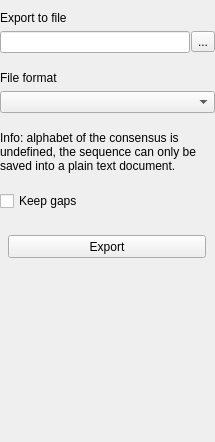
<?xml version="1.0" encoding="UTF-8"?>
<ui version="4.0">
 <class>ExportConsensusWidget</class>
 <widget class="QWidget" name="ExportConsensusWidget">
  <property name="geometry">
   <rect>
    <x>0</x>
    <y>0</y>
    <width>215</width>
    <height>442</height>
   </rect>
  </property>
  <property name="windowTitle">
   <string>Form</string>
  </property>
  <layout class="QVBoxLayout" name="verticalLayout">
   <property name="spacing">
    <number>18</number>
   </property>
   <property name="leftMargin">
    <number>0</number>
   </property>
   <property name="rightMargin">
    <number>0</number>
   </property>
   <item>
    <layout class="QGridLayout" name="gridLayout">
     <property name="horizontalSpacing">
      <number>1</number>
     </property>
     <property name="verticalSpacing">
      <number>6</number>
     </property>
     <item row="0" column="0">
      <widget class="QLabel" name="label_2">
       <property name="text">
        <string>Export to file</string>
       </property>
      </widget>
     </item>
     <item row="1" column="0">
      <widget class="QLineEdit" name="pathLe"/>
     </item>
     <item row="1" column="1">
      <widget class="QToolButton" name="browseBtn">
       <property name="text">
        <string>...</string>
       </property>
      </widget>
     </item>
    </layout>
   </item>
   <item>
    <layout class="QGridLayout" name="gridLayout_2">
     <property name="verticalSpacing">
      <number>6</number>
     </property>
     <item row="0" column="0">
      <widget class="QLabel" name="label">
       <property name="text">
        <string>File format</string>
       </property>
      </widget>
     </item>
     <item row="1" column="0">
      <widget class="QComboBox" name="formatCb"/>
     </item>
    </layout>
   </item>
   <item>
    <layout class="QVBoxLayout" name="verticalLayout_2">
     <property name="bottomMargin">
      <number>6</number>
     </property>
     <item>
      <widget class="QLabel" name="hintLabel">
       <property name="text">
        <string>Info: alphabet of the consensus is undefined, the sequence can only be saved into a plain text document.</string>
       </property>
       <property name="wordWrap">
        <bool>true</bool>
       </property>
      </widget>
     </item>
     <item>
      <widget class="QCheckBox" name="keepGapsChb">
       <property name="text">
        <string>Keep gaps</string>
       </property>
      </widget>
     </item>
    </layout>
   </item>
   <item alignment="Qt::AlignHCenter">
    <widget class="QToolButton" name="exportBtn">
     <property name="sizePolicy">
      <sizepolicy hsizetype="Expanding" vsizetype="Fixed">
       <horstretch>0</horstretch>
       <verstretch>0</verstretch>
      </sizepolicy>
     </property>
     <property name="minimumSize">
      <size>
       <width>198</width>
       <height>23</height>
      </size>
     </property>
     <property name="maximumSize">
      <size>
       <width>198</width>
       <height>16777215</height>
      </size>
     </property>
     <property name="sizeIncrement">
      <size>
       <width>0</width>
       <height>37</height>
      </size>
     </property>
     <property name="text">
      <string>Export</string>
     </property>
    </widget>
   </item>
   <item>
    <spacer name="verticalSpacer">
     <property name="orientation">
      <enum>Qt::Vertical</enum>
     </property>
     <property name="sizeHint" stdset="0">
      <size>
       <width>20</width>
       <height>40</height>
      </size>
     </property>
    </spacer>
   </item>
  </layout>
 </widget>
 <resources/>
 <connections/>
</ui>
